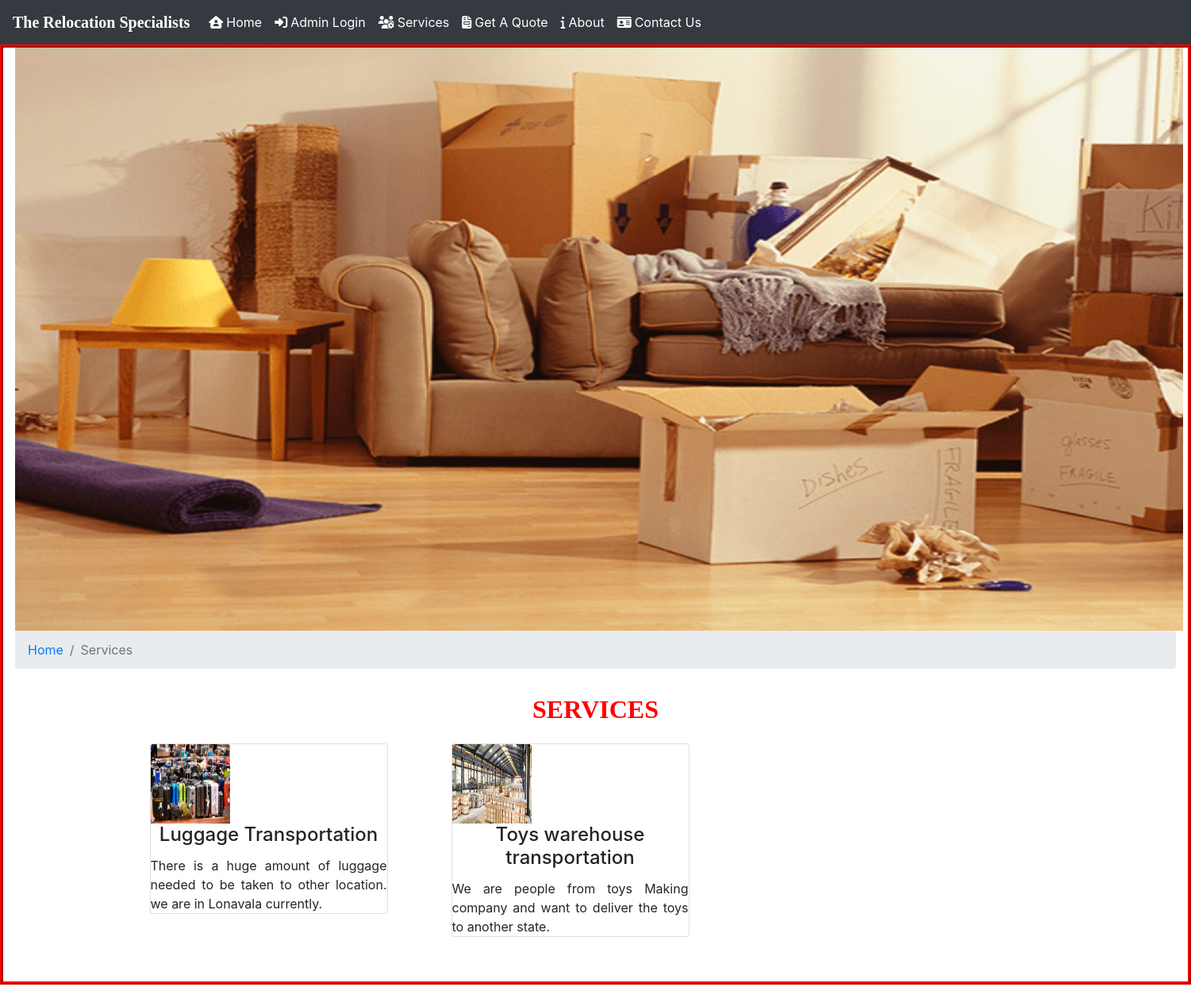
/services, run on the app's committed database.
### moverspackers/models.py (models this page shows, shortened)
class Services(models.Model):
    title = models.CharField(max_length=200, null=True)
    description = models.CharField(max_length=5000, null=True)
    image = models.FileField(null=True)
    creationdate = models.DateTimeField(auto_now_add=True)

### moverspackers/views.py (the view)
# urls.py: path('services',services, name="services"),
def services(request):
    services = Services.objects.all()  # all
    return render(request,'services.html',locals())

### moverspackers/templates/services.html (shortened to what this page needs)
{% load static %}
{% include 'header.html' %}
<header class="container-fluid" style="border : 4px ridge red">
    <img src = "{% static 'images/MovingHouse.png' %}" width="1472" height="735" class="img-responsive">
<nav aria-label="breadcrumb">
    <ol class="breadcrumb">
        <li class="breadcrumb-item"><a href="{% url 'index' %}">Home</a></li>
        <li class="breadcrumb-item active" aria-current="page">Services</li>
    </ol>
</nav>
    <div class="container">
        <h3 class="page-title text-center" style="color : red;
font-size : 2em;
padding: .5em 1em;
width:30%;
margin:0 auto;
text-transform:uppercase;font-family:garamond,serif;font-weight:bold">Services</h3>
        <div class="row">
            {% for i in services %}
            <div class="col-sm-4 p-2 mb-5">
                <div class="card" style="width:300px">
                    <img class="card-img-top" src="{{i.image.url}}" style="width:100px ;height:100px ">
                    <h4 class="card-title text-center">{{i.title}}</h4>
                    <p class="card-text text-justify">{{i.description}}</p>
                </div>
            </div>
            {% endfor %}
        </div>
    </div>
</header>
<footer style="height:350px">
</footer>

### moverspackers/templates/header.html (shortened to what this page needs)
{% load static %}
  <link rel="stylesheet" href="https://cdn.jsdelivr.net/npm/bootstrap@4.6.1/dist/css/bootstrap.min.css">
<link rel="stylesheet" href="{% static 'css/mystyle.css' %}">
<link rel="stylesheet" href="https://use.fontawesome.com/releases/v6.0.0/css/all.css">
<link rel="stylesheet" href="path/to/font-awesome/css/font-awesome.min.css">
<nav class="navbar navbar-expand-md bg-dark navbar-dark">
  <a class="navbar-brand" href="#" style="font-family:bodoni mt">The Relocation Specialists</a>
  <div class="collapse navbar-collapse" id="collapsibleNavbar">
    <ul class="navbar-nav">
      <li class="nav-item">
        <a class="nav-link" href="{% url 'index' %}"><i class="fa-solid fa-house-user" style="padding-right:4px"></i>Home</a>
      </li>
      <li class="nav-item">
        <a class="nav-link" href="{% url 'admin_login' %}"><i class="fas fa-sign-in-alt" style="padding-right:4px" ></i>Admin Login</a>
      </li>
      <li class="nav-item">
        <a class="nav-link" href="{% url 'services' %}"><i class="fa-solid fa-users-gear" style="padding-right:4px"></i>Services</a>
      </li>
      <li class="nav-item">
        <a class="nav-link" href="{% url 'request_quote' %}"><i class="fa-solid fa-file-invoice" style="padding-right:4px"></i>Get A Quote</a>
      </li>
      <li class="nav-item">
        <a class="nav-link" href="{% url 'about' %}"><i class="fa-solid fa-info" style="padding-right:4px"></i>About</a>
      </li>
      <li class="nav-item">
        <a class="nav-link" href="{% url 'contact' %}"><i class="fa-solid fa-id-card" style="padding-right:4px"></i>Contact Us</a>
      </li>
    </ul>
  </div>
</nav>

### moverspackers/static/css/mystyle.css (style rules this page uses)
.nav-link { color : white !important; }
.navbar-brand { font-weight : bold }

### data on the page
Services: image (picture), title "Luggage Transportation", description "There is a huge amount of luggage needed to be taken to other location. we are in Lonavala currently."
Services: image (picture), title "Toys warehouse transportation", description "We are people from toys Making company and want to deliver the toys to another state."
